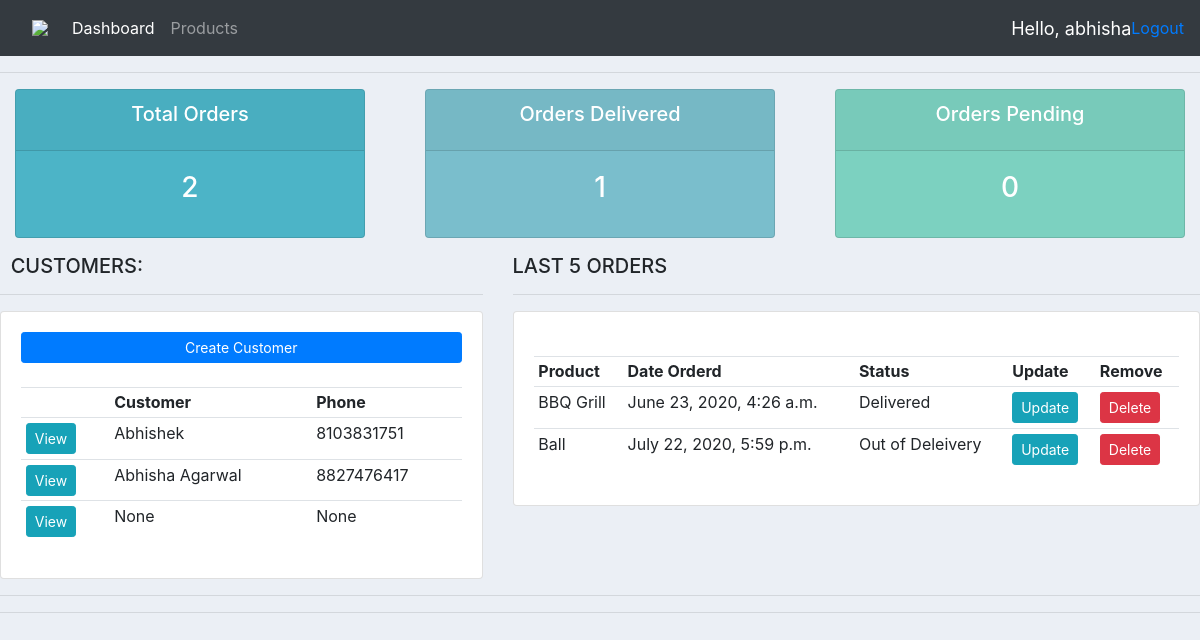
The page / (signed in) on the database its author committed.
### accounts/models.py (models this page shows, shortened)
class Customer(models.Model):
    user=models.OneToOneField(User,null=True,on_delete=models.CASCADE)
    name=models.CharField(max_length=200,null=True)
    phone=models.CharField(max_length=200,null=True)
    email=models.CharField(max_length=200,null=True)
    profile_pic=models.ImageField(null=True,blank=True)
    date=models.DateTimeField(auto_now_add=True,null=True)

class Order(models.Model):
    STATUS=(
        ('Pending','Pending'),
        ('Out of Deleivery','Out of Deleivery'),
        ('Delivered','Delivered'),
    )
    customer=models.ForeignKey(Customer,null=True,on_delete=models.SET_NULL)
    product=models.ForeignKey(Product,null=True,on_delete=models.SET_NULL)
    date_created=models.DateTimeField(auto_now_add=True,null=True)
    status=models.CharField(max_length=200,null=True,choices=STATUS)
    note=models.CharField(max_length=100,null=True)

class Product(models.Model):
    CATEGORY=(
        ('Indoor','Indoor'),
        ('Outdoor','Outdoor'),
    )
    name=models.CharField(max_length=200,null=True)
    price=models.FloatField(null=True)
    category=models.CharField(max_length=200,null=True,choices=CATEGORY)
    date_created=models.DateTimeField(auto_now_add=True,null=True)
    tag = models.ManyToManyField(Tag)

### accounts/decorators.py (the view)
    def wrapper_function(request,*args,**kwargs):
        group=None
        if request.user.groups.exists():
            group=request.user.groups.all()[0].name
        if group =='customer':
            return redirect('user')
        if group=='admin':
            return view_func(request,*args,**kwargs)

### accounts/views.py (called while the page is built)
@login_required(redirect_field_name='login')
@admin_only
def home(request):
    customer=Customer.objects.all()
    order=Order.objects.all()
    n_orders=len(order)
    n_pending=Order.objects.filter(status='Pending')
    pending=len(n_pending)
    n_delivered = Order.objects.filter(status='Delivered')
    delivered=len(n_delivered)
    return render(request,"accounts/dashboard.html",{'customers':customer,'order':order,'total':n_orders,'pending':pending,'delivered':delivered})

### accounts/templates/accounts/dashboard.html (shortened to what this page needs)
{% extends 'accounts/main.html'  %}
{% block content %}
{% include 'accounts/status.html'%}
<div class="row">
	<div class="col-md-5">
		<h5>&nbsp;&nbsp;CUSTOMERS:</h5>
		<hr>
		<div class="card card-body">
			<a class="prevent-submit btn btn-primary  btn-sm btn-block" href="customers">Create Customer</a>
			<br>
			<table class="table table-sm">
				<tr>
					<th></th>
					<th>Customer</th>
					<th>Phone</th>
				</tr>
				{% for i in customers %}
				<tr>
					<td><a class="btn btn-sm btn-info" href={% url 'customer' i.id %}>View</a></td>
				<td>{{i.name}}</td>
					<td>{{i.phone}}</td>
				</tr>
				{% endfor%}
			</table>
		</div>
	</div>
	<div class="col-md-7">
		<h5>LAST 5 ORDERS</h5>
		<hr>
		<div class="card card-body">
			<table class="table table-sm">
				<br>
				<tr>
					<th>Product</th>
					<th>Date Orderd</th>
					<th>Status</th>
					<th>Update</th>
					<th>Remove</th>
				</tr>
				{% for i in order %}
				<tr>
					<td>{{i.product.name}}</td>
					<td>{{i.date_created}}</td>
					<td>{{i.status}}</td>
					<td><a class="btn btn-sm btn-info" href="{% url 'updateOrder' i.id %}">Update</a></td>
					<td><a class="btn btn-sm btn-danger" href="{% url 'deleteOrder' i.id %}">Delete</a></td>
				</tr>
				{% endfor %}
			</table>
		</div>
	</div>
</div>
	<hr>
{% endblock %}

### accounts/templates/accounts/main.html (shortened to what this page needs)
{% load static %}
<head>
    <link rel="stylesheet" href="https://stackpath.bootstrapcdn.com/bootstrap/4.3.1/css/bootstrap.min.css">
</head>
<link rel="stylesheet" type="text/css" href="{% static '/css/style.css'%}">
{% include 'accounts/navbar.html'%}
<hr>
    {% block content %}
    {% endblock %}
<hr>

### accounts/templates/accounts/navbar.html (shortened to what this page needs)
{% load static %}
<nav class="navbar navbar-expand-lg navbar-dark bg-dark">
 <a class="nav-link" href="/"><img src={%static '' %}></a>
  <div class="collapse navbar-collapse" id="navbarNav">
    <ul class="navbar-nav">
        {% if request.user.is_staff %}
      <li class="nav-item active">
        <a class="nav-link" href="\">Dashboard</a>
      </li>
      <li class="nav-item">
        <a class="nav-link" href="products">Products</a>
      </li>
        {% else %}
        <li class="nav-item">
        <a class="nav-link" href="setting">Settings</a>
      </li>
        {% endif %}
    </ul>
  </div>
    <span id="hello-msg">Hello, {{request.user}}</span>
    <span><a href="{% url 'logout' %}">Logout</a></span>
</nav>

### accounts/templates/accounts/status.html
<div class="row">
	<div class="col">
		<div class="col-md">
			<div class="card text-center text-white  mb-3" id="total-orders">
			  	<div class="card-header">
			  		<h5 class="card-title">Total Orders</h5>
			  	</div>
			  	<div class="card-body">
			    	<h3 class="card-title">{{total}}</h3>
			  	</div>
			</div>
		</div>
	</div>
	<div class="col">
		<div class="col-md">
			<div class="card text-center text-white  mb-3" id="orders-delivered">
			  	<div class="card-header">
			  		<h5 class="card-title">Orders Delivered</h5>
			  	</div>
			  	<div class="card-body">
			    	<h3 class="card-title">{{delivered}}</h3>
			  	</div>
			</div>
		</div>
	</div>
	<div class="col">
		<div class="col-md">
			<div class="card text-center text-white  mb-3" id="orders-pending">
			  	<div class="card-header">
			  		<h5 class="card-title">Orders Pending</h5>
			  	</div>
			  	<div class="card-body">
			    	<h3 class="card-title">{{pending}}</h3>
			  	</div>
			</div>
		</div>
	</div>
</div>

### static/css/style.css (style rules this page uses)
#total-orders { background-color: #4cb4c7; }
#orders-delivered { background-color: #7abecc; }
#orders-pending { background-color: #7CD1C0; }

### accounts/templates/accounts/navbar.html (style rules this page uses)
#hello-msg { font-size:18px; color: #fff; margin-left:20px; }

### rows shown on the page
Customer: name "Abhishek", phone "8103831751"
Customer: name "Abhisha Agarwal", phone "8827476417"
Customer: name "None", phone "None"
Order: product.name "BBQ Grill", date_created "June 23, 2020, 4:26 a.m.", status "Delivered"
Order: product.name "Ball", date_created "July 22, 2020, 5:59 p.m.", status "Out of Deleivery"

### other values the page prints
{{ request.user }} "abhisha"
{{ total }} "2"
{{ delivered }} "1"
{{ pending }} "0"
